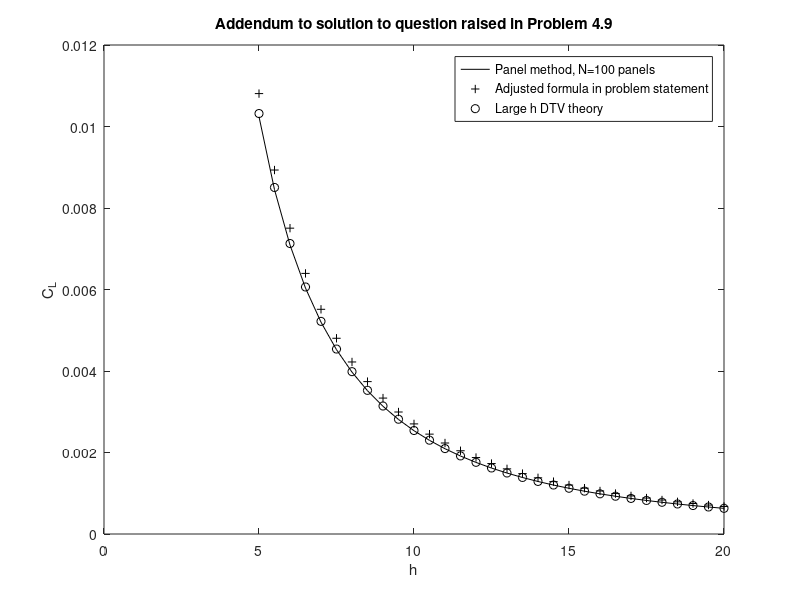

Write MATLAB code to recreate this figure.
% PROBLEM 9 in Chapter 4 of the text.
% Note that the increment of lift, according to the text, 
% is approximately equal 4*Gamv/(3*pi*h*h), in which the 
% formula for the induced velocity given in the problem 
% statement defined the circulation, Gamv = Gam/pi, 
% where Gam is the circulation of the vortex disturbance 
% assumed in the computations below. To compare with the 
% results reported by Valentine in the solutions manual, 
% this formula had to be scaled by a factor of 4; a factor 
% of 2 is needed to change L to CL. 
%     A better approximate formula (as derived by Valentine 
% in the solutions manual) is: 
%
%   L = rho * ( uinfity + Gam/2/pi/h ) * Gam*c*c/8/h/h
%
% Potential flow around a flat plate by using the 1/4-3/4-chord 
% 'Weissinger' panels. N = number of panels.
%
% Daniel T. Valentine ............................. March 2012.
clear;clc
N = 100;
%
% VORTEX NEAR PLATE INTERACTION
% Geometry of a flat plate at angle of attack
  alpha = 0; % degrees
for j=1:N+1;
x(j) =  cos(alpha*pi/180)*(j-1)/N;
y(j) = -sin(alpha*pi/180)*(j-1)/N;
end
c = sqrt( (x(N+1)- x(1))^2 + (y(N+1)- y(1))^2 ); % Chord length
dx = c/(N+1);      % Panel width.
rho = 1; % Mass density
% Vortex disturbance
Gam = 1;
Gamv = Gam/pi;
xnu = 0.5; % Above mid-chord location
hv = 5:.5:20;
for ih = 1:length(hv)
    h = hv(ih);
xnu = 0.5 + h*sin(alpha*pi/180);
ynu = h*cos(alpha*pi/180); % >> xnu as per Problem 9 in the text.
% Free stream
uinfty = 1;
%
% Location of point vortices and
% collocation points
%
for j=1:N
% Point vortices locations
xvort(j) = x(j) + 0.25*(x(j+1)-x(j));
yvort(j) = y(j) + 0.25*(y(j+1)-y(j));
% Collocation points location
xc(j) = x(j) + 0.75*(x(j+1)-x(j));
yc(j) = y(j) + 0.75*(y(j+1)-y(j));
% Normal to the panel
normx(j) = (y(j+1)-y(j));
normy(j) = -(x(j+1)-x(j));
lengthP = sqrt(normx(j)^2+normy(j)^2);
ds(j) = lengthP;
normx(j) = normx(j)/lengthP;
normy(j) = normy(j)/lengthP;
end
% Determination of the velocity at the
% collocation points due to unit vortices
% distance from the vortices to the collocation
% POINT
for j=1:N
for k=1:N
dx = xc(j) - xvort(k);
dy = yc(j) - yvort(k);
r = sqrt(dx^2+dy^2);
vx = -1/(2*pi*r)*dy/r;
vy = 1/(2*pi*r)*dx/r;
norm_velocity = vx*normx(j) + vy*normy(j);
A(j,k) = norm_velocity;
end
vcx(j) =  Gam*(ynu-yc(j))/( 2*pi*((xnu-xc(j))^2 + (ynu-yc(j))^2) );
vcy(j) = -Gam*(xnu-xc(j))/( 2*pi*((xnu-xc(j))^2 + (ynu-yc(j))^2) );
b(j,1) = (uinfty+vcx(j))*normx(j) + (0+vcy(j))*normy(j);
end
% Replace last equation by ones and set b = 0; this
% ensures that the net circulation is zero (works without this!!!!!)
% A(N,:) = ones(1,N);
% b(N,1) = 0.0;
vortex_strength_vector = -A\b;
% The -A\b vector is the solution sought
%
% Computation of the lift
vcc = uinfty + vcx';
dC = vcc.*vortex_strength_vector;
CL = -2*sum(dC);
% disp(['alpha in degrees = ',num2str(alpha),', h = ',num2str(h),', CL = ',num2str(CL)])
CLhv(ih) = CL;
CLapp(ih) = 2*(4*Gamv/3/pi/h/h)+ 2*pi*sin(alpha*pi/180);
CLdtv(ih) = 2*(uinfty + Gam/2/pi/h)*Gam*c^2/8/h/h + 2*pi*sin(alpha*pi/180);
end
%plot(hv,CLhv,'k',hv,CLdtv,'ok')
plot(hv,CLhv,'k',hv,CLapp,'+k',hv,CLdtv,'ok')
xlabel('h'),ylabel('C_L')
%title('Solution to question raised in Problem 4.9')
title('Addendum to solution to question raised in Problem 4.9')
legend('Panel method, N=100 panels',...
   'Adjusted formula in problem statement', 'Large h DTV theory')
%legend('Panel method, N=100 panels','Large h DTV theory')
